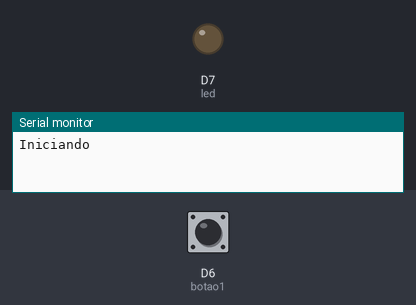
A sketch run on a simulated ESP8266 (NodeMCU). On the bench: output pins drawn as LEDs (lit = HIGH), the last lines printed to the serial monitor. Dashed ring = blinking. The inputs (shaded band) are chosen by the test bench; at power-on: D6 (botao1) LOW.

Above: at 1.3 s.
1.4 s: D6 (botao1) pulled HIGH for 1 s
At 1.77 s:
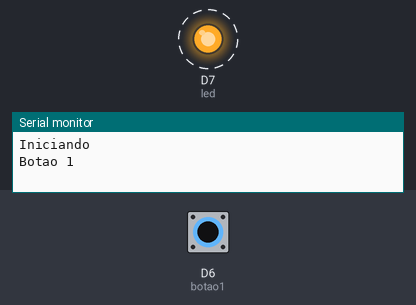
3.9 s: D6 (botao1) pulled HIGH for 0.15 s
At 4.4 s:
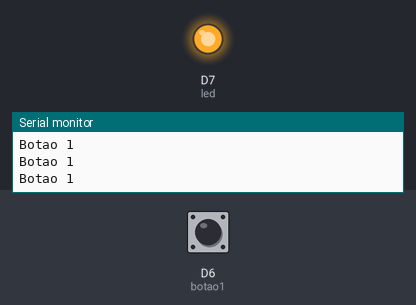
5.6 s: D6 (botao1) pulled HIGH for 3.2 s
At 9.2 s:
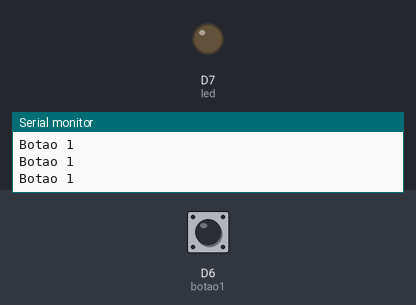
Timing chart, 0 to 10.7 s (numbered marks = the images above; inputs shaded):
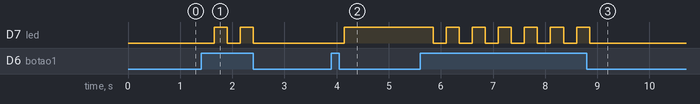

Measured:
- after the input at 1.4 s, D7 (led): alternates HIGH for 0.25 s and LOW for 0.25 s, 4 changes in all, then stays LOW, starting after 0.25 s
- after the input at 3.9 s, D7 (led): LOW → HIGH after 0.25 s
- after the input at 5.6 s, D7 (led): alternates HIGH for 0.25 s and LOW for 0.25 s, 13 changes in all, then stays LOW, starting after 0.25 s

The sketch:

esp8266_LOLin_botao_led_v01.ino
```cpp
int botao1  = D6;
int led     = D7;      // ok, funcionou
int led_board = D2;

bool LedState = 0;
int buttonState = 0;
bool guardaEstado = LOW;

void setup() {

  Serial.begin(115200); /*Baud rate for serial communication*/

  delay(100);
  Serial.println("Iniciando");

  pinMode(led, OUTPUT);
  pinMode(botao1, INPUT);

  digitalWrite(led,LOW);

}

void loop() {

    buttonState = digitalRead(botao1);

    if (buttonState == HIGH) {
      guardaEstado = !guardaEstado;
      delay(250);
      Serial.println("Botao 1");
    }

    digitalWrite(led,guardaEstado);

}
```
